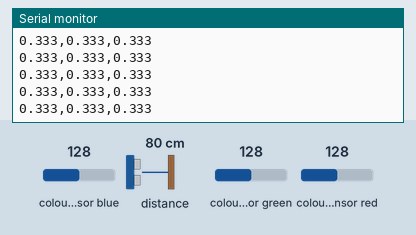
Bench run of a sketch on a simulated Arduino Nano 33 BLE. Parts: the last lines printed to the serial monitor. Inputs (shaded band) come from the test bench; at power-on: colour sensor blue 128, colour sensor green 128, colour sensor red 128, distance to the obstacle 80 cm.

Above: at 1.2 s.
1.3 s: colour sensor blue set to 5
At 2.2 s:
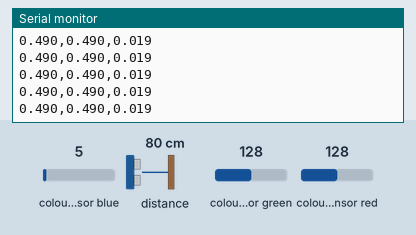
2.8 s: colour sensor green set to 5
At 3.9 s:
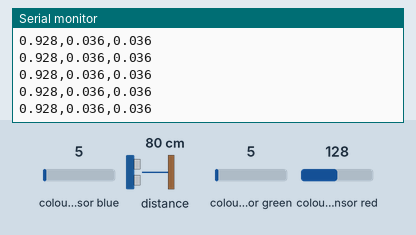
4.3 s: colour sensor red set to 64
At 5.0 s:
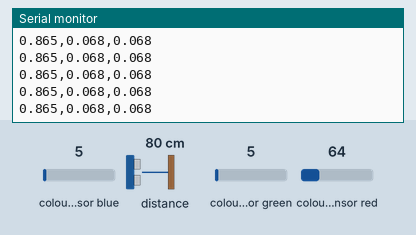
Timing chart, 0 to 7.3 s (numbered marks = the images above; inputs shaded):
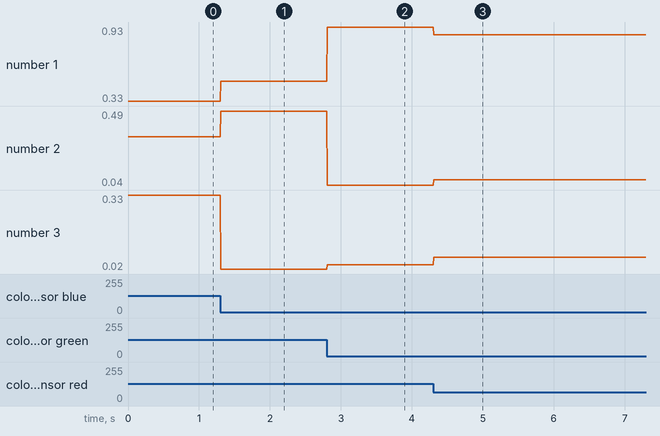

Measured:
- after the input at 1.3 s, the serial monitor: prints a new line at once (image 1)
- after the input at 2.8 s, the serial monitor: prints a new line at once (image 2)
- after the input at 4.3 s, the serial monitor: prints a new line at once (image 3)
- plotted number 1: 0.33 → 0.49 after the input at 1.3 s, 0.49 → 0.93 after the input at 2.8 s, 0.93 → 0.86 after the input at 4.3 s
- plotted number 2: 0.33 → 0.49 after the input at 1.3 s, 0.49 → 0.04 after the input at 2.8 s, 0.04 → 0.07 after the input at 4.3 s
- plotted number 3: 0.33 → 0.02 after the input at 1.3 s, 0.02 → 0.04 after the input at 2.8 s, 0.04 → 0.07 after the input at 4.3 s

The sketch:

data_captured.ino
```cpp
#include <Arduino_APDS9960.h>

void setup() {
  Serial.begin(9600);
  while(!Serial){};

  if (!APDS.begin()) {

    Serial.println("No se inicio correctamente");

    }

  Serial.println("Rojo, Verde, Azul");
}

void loop() {
  int r, v, a, c, p;
  float sum;

  while (!APDS.colorAvailable() || !APDS.proximityAvailable()) {}


   APDS.readColor(r,v,a,c);
   sum = r + v + a;

   p = APDS.readProximity();

   if(p >= 0 && c > 10 && sum >0){

    float redRatio = r/sum;
    float greenRatio = v/sum;
    float blueRatio = a/sum;

    Serial.print(redRatio, 3);
    Serial.print(',');
    Serial.print(greenRatio, 3);
    Serial.print(',');
    Serial.print(blueRatio, 3);
    Serial.println();


    }

}
```
